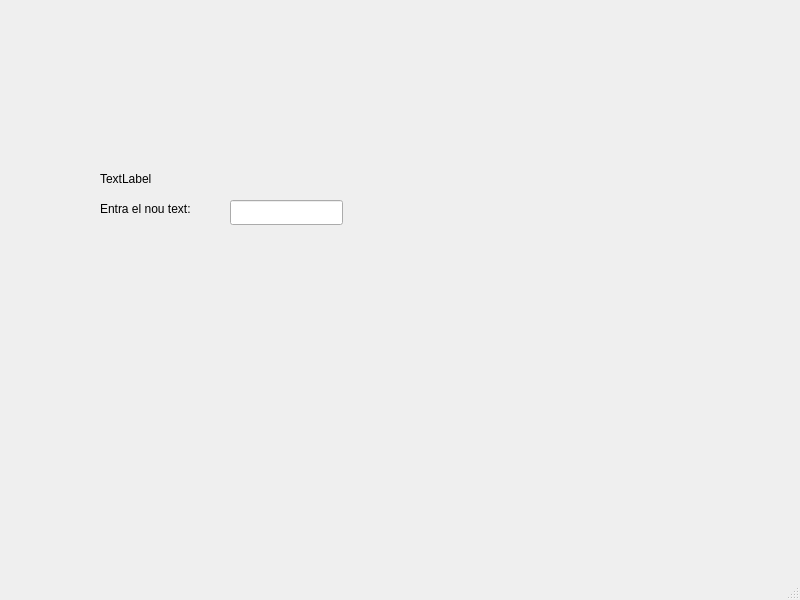
<?xml version="1.0" encoding="UTF-8"?>
<ui version="4.0">
 <class>MainWindow</class>
 <widget class="QMainWindow" name="MainWindow">
  <property name="geometry">
   <rect>
    <x>0</x>
    <y>0</y>
    <width>800</width>
    <height>600</height>
   </rect>
  </property>
  <property name="windowTitle">
   <string>MainWindow</string>
  </property>
  <widget class="QWidget" name="centralwidget">
   <widget class="QLabel" name="label">
    <property name="geometry">
     <rect>
      <x>100</x>
      <y>170</y>
      <width>67</width>
      <height>17</height>
     </rect>
    </property>
    <property name="text">
     <string>TextLabel</string>
    </property>
   </widget>
   <widget class="QLabel" name="label_2">
    <property name="geometry">
     <rect>
      <x>100</x>
      <y>200</y>
      <width>121</width>
      <height>17</height>
     </rect>
    </property>
    <property name="text">
     <string>Entra el nou text:</string>
    </property>
   </widget>
   <widget class="MyLineEdit" name="lineEdit">
    <property name="geometry">
     <rect>
      <x>230</x>
      <y>200</y>
      <width>113</width>
      <height>25</height>
     </rect>
    </property>
   </widget>
  </widget>
  <widget class="QMenuBar" name="menubar">
   <property name="geometry">
    <rect>
     <x>0</x>
     <y>0</y>
     <width>800</width>
     <height>22</height>
    </rect>
   </property>
  </widget>
  <widget class="QStatusBar" name="statusbar"/>
 </widget>
 <customwidgets>
  <customwidget>
   <class>MyLineEdit</class>
   <extends>QLineEdit</extends>
   <header>mylineedit.h</header>
   <slots>
    <signal>enviaText(QString)</signal>
    <slot>tractaReturn()</slot>
   </slots>
  </customwidget>
 </customwidgets>
 <resources/>
 <connections>
  <connection>
   <sender>lineEdit</sender>
   <signal>returnPressed()</signal>
   <receiver>lineEdit</receiver>
   <slot>tractaReturn()</slot>
   <hints>
    <hint type="sourcelabel">
     <x>313</x>
     <y>228</y>
    </hint>
    <hint type="destinationlabel">
     <x>296</x>
     <y>238</y>
    </hint>
   </hints>
  </connection>
  <connection>
   <sender>lineEdit</sender>
   <signal>enviaText(QString)</signal>
   <receiver>label</receiver>
   <slot>setText(QString)</slot>
   <hints>
    <hint type="sourcelabel">
     <x>263</x>
     <y>239</y>
    </hint>
    <hint type="destinationlabel">
     <x>163</x>
     <y>203</y>
    </hint>
   </hints>
  </connection>
 </connections>
</ui>
